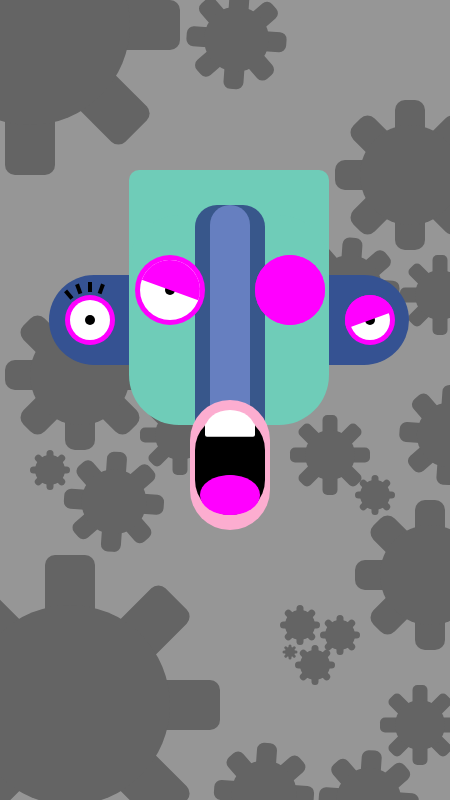
Frame 1 (no input)
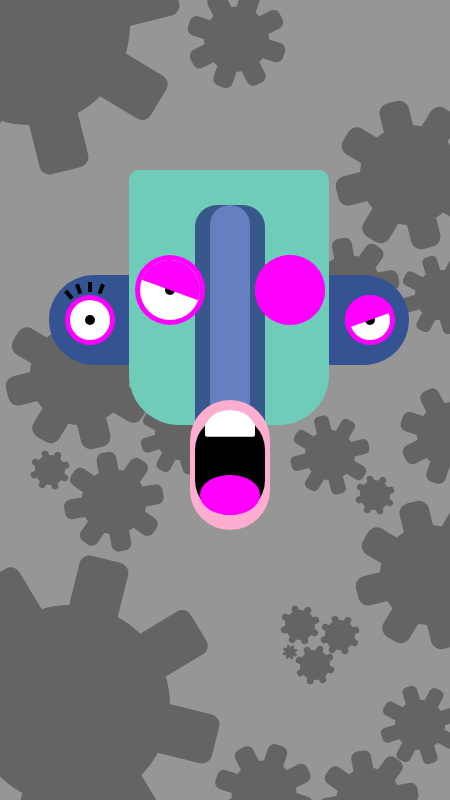
Frame 60 (no input)
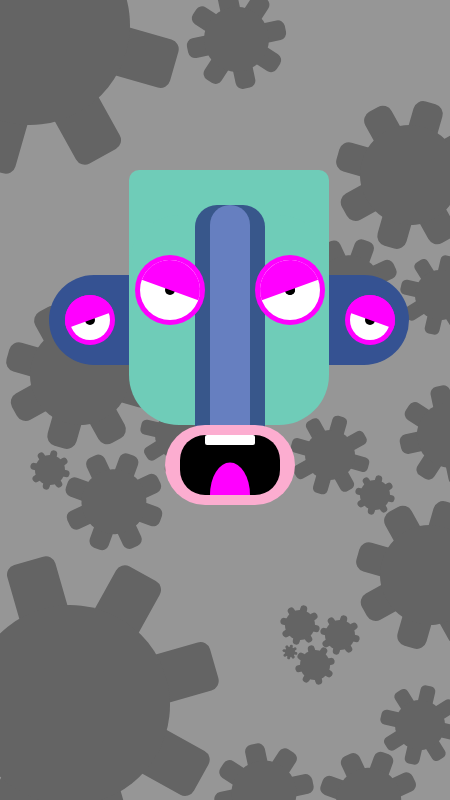
Frame 120 (the mouse pressed at the canvas centre since frame 60)

The p5.js sketch that drew these frames (run headless with seeded random() and noise() and a simulated clock; from frame 60 on, the mouse is pressed at the canvas centre):

// p5.js sketch
// ── sketch.js
let angle = 0;
let dice;
let block;
let mouth;
let chip;
let dale;

function setup() {
  createCanvas(450, 800);
  noStroke();

  angleMode(DEGREES);
  dice = Math.floor(random(0, 4));
  block = Math.floor(random(0, 4));
  mouth = Math.floor(random(0, 5));
  chip = Math.floor(random(0, 3));
  dale = Math.floor(random(0, 3));
}

function draw() {
  background(150);

  //FORGOT TO USE THE GOOD RATIO
  translate(30, 125);

  //BIG GEAR LEFT
  push();
  fill(100);
  rectMode(CENTER);
  translate(0, -100);
  rotate(-angle);
  rect(0, 0, 300, 50, 10);
  rotate(45);
  rect(0, 0, 300, 50, 10);
  rotate(45);
  rect(0, 0, 300, 50, 10);
  rotate(45);
  rect(0, 0, 300, 50, 10);
  circle(0, 0, 200);
  pop();

  //SMALL GEAR UP LEFT
  push();
  fill(100);
  rotate(4);
  rectMode(CENTER);
  translate(200, -100);
  rotate(angle);
  rect(0, 0, 100, 20, 7);
  rotate(45);
  rect(0, 0, 100, 20, 7);
  rotate(45);
  rect(0, 0, 100, 20, 7);
  rotate(45);
  rect(0, 0, 100, 20, 7);
  circle(0, 0, 65);
  pop();

  //BIG GEAR MIDDLE
  push();
  fill(100);
  rectMode(CENTER);
  translate(50, 250);
  rotate(-angle);
  rect(0, 0, 150, 30, 10);
  rotate(45);
  rect(0, 0, 150, 30, 10);
  rotate(45);
  rect(0, 0, 150, 30, 10);
  rotate(45);
  rect(0, 0, 150, 30, 10);
  circle(0, 0, 100);
  pop();

  //SMALL GEAR MIDDLE
  push();
  fill(100);
  rotate(4);
  rectMode(CENTER);
  translate(110, 370);
  rotate(-angle);
  rect(0, 0, 100, 20, 7);
  rotate(45);
  rect(0, 0, 100, 20, 7);
  rotate(45);
  rect(0, 0, 100, 20, 7);
  rotate(45);
  rect(0, 0, 100, 20, 7);
  circle(0, 0, 65);
  pop();

  //SMALLEST GEAR MIDDLE
  push();
  fill(100);
  rectMode(CENTER);
  translate(150, 310);
  rotate(2 * angle);
  rect(0, 0, 80, 15, 5);
  rotate(45);
  rect(0, 0, 80, 15, 5);
  rotate(45);
  rect(0, 0, 80, 15, 5);
  rotate(45);
  rect(0, 0, 80, 15, 5);
  circle(0, 0, 50);
  pop();

  //MINI GEAR MIDDLE
  push();
  fill(100);
  rectMode(CENTER);
  translate(20, 345);
  rotate(2 * angle);
  rect(0, 0, 40, 7, 7);
  rotate(45);
  rect(0, 0, 40, 7, 7);
  rotate(45);
  rect(0, 0, 40, 7, 7);
  rotate(45);
  rect(0, 0, 40, 7, 7);
  circle(0, 0, 30);
  pop();

  //BIG GEAR UP RIGHT
  push();
  fill(100);
  rectMode(CENTER);
  translate(380, 50);
  rotate(-angle);
  rect(0, 0, 150, 30, 10);
  rotate(45);
  rect(0, 0, 150, 30, 10);
  rotate(45);
  rect(0, 0, 150, 30, 10);
  rotate(45);
  rect(0, 0, 150, 30, 10);
  circle(0, 0, 100);
  pop();

  //SMALL GEAR UP RIGHT
  push();
  fill(100);
  rotate(4);
  rectMode(CENTER);
  translate(330, 140);
  rotate(-angle);
  rect(0, 0, 100, 20, 7);
  rotate(45);
  rect(0, 0, 100, 20, 7);
  rotate(45);
  rect(0, 0, 100, 20, 7);
  rotate(45);
  rect(0, 0, 100, 20, 7);
  circle(0, 0, 65);
  pop();

  //SMALLEST GEAR UP RIGHT
  push();
  fill(100);
  rectMode(CENTER);
  translate(410, 170);
  rotate(2 * angle);
  rect(0, 0, 80, 15, 5);
  rotate(45);
  rect(0, 0, 80, 15, 5);
  rotate(45);
  rect(0, 0, 80, 15, 5);
  rotate(45);
  rect(0, 0, 80, 15, 5);
  circle(0, 0, 50);
  pop();

  //SMALLEST GEAR MIDDLE RIGHT
  push();
  fill(100);
  rectMode(CENTER);
  translate(300, 330);
  rotate(-angle);
  rect(0, 0, 80, 15, 5);
  rotate(45);
  rect(0, 0, 80, 15, 5);
  rotate(45);
  rect(0, 0, 80, 15, 5);
  rotate(45);
  rect(0, 0, 80, 15, 5);
  circle(0, 0, 50);
  pop();

  //MINI GEAR MIDDLE RIGHT
  push();
  fill(100);
  rectMode(CENTER);
  translate(345, 370);
  rotate(2 * angle);
  rect(0, 0, 40, 7, 7);
  rotate(45);
  rect(0, 0, 40, 7, 7);
  rotate(45);
  rect(0, 0, 40, 7, 7);
  rotate(45);
  rect(0, 0, 40, 7, 7);
  circle(0, 0, 30);
  pop();

  //BIG GEAR DOWN RIGHT
  push();
  fill(100);
  rectMode(CENTER);
  translate(400, 450);
  rotate(-angle);
  rect(0, 0, 150, 30, 10);
  rotate(45);
  rect(0, 0, 150, 30, 10);
  rotate(45);
  rect(0, 0, 150, 30, 10);
  rotate(45);
  rect(0, 0, 150, 30, 10);
  circle(0, 0, 100);
  pop();

  //SMALL GEAR DOWN RIGHT
  push();
  fill(100);
  rotate(4);
  rectMode(CENTER);
  translate(440, 280);
  rotate(angle);
  rect(0, 0, 100, 20, 7);
  rotate(45);
  rect(0, 0, 100, 20, 7);
  rotate(45);
  rect(0, 0, 100, 20, 7);
  rotate(45);
  rect(0, 0, 100, 20, 7);
  circle(0, 0, 65);
  pop();

  //BIG GEAR LEFT DOWN
  push();
  fill(100);
  rectMode(CENTER);
  translate(40, 580);
  rotate(angle);
  rect(0, 0, 300, 50, 10);
  rotate(45);
  rect(0, 0, 300, 50, 10);
  rotate(45);
  rect(0, 0, 300, 50, 10);
  rotate(45);
  rect(0, 0, 300, 50, 10);
  circle(0, 0, 200);
  pop();

  //SMALL GEAR DOWN MIDDLE
  push();
  fill(100);
  rotate(4);
  rectMode(CENTER);
  translate(280, 650);
  rotate(angle);
  rect(0, 0, 100, 20, 7);
  rotate(45);
  rect(0, 0, 100, 20, 7);
  rotate(45);
  rect(0, 0, 100, 20, 7);
  rotate(45);
  rect(0, 0, 100, 20, 7);
  circle(0, 0, 65);
  pop();

  //MINI GEAR MIDDLE DOWN
  push();
  fill(100);
  rectMode(CENTER);
  translate(270, 500);
  rotate(2 * angle);
  rect(0, 0, 40, 7, 7);
  rotate(45);
  rect(0, 0, 40, 7, 7);
  rotate(45);
  rect(0, 0, 40, 7, 7);
  rotate(45);
  rect(0, 0, 40, 7, 7);
  circle(0, 0, 30);
  pop();

  //MINI GEAR MIDDLE DOWN DOWN
  push();
  fill(100);
  rectMode(CENTER);
  translate(285, 540);
  rotate(-2 * angle);
  rect(0, 0, 40, 7, 7);
  rotate(45);
  rect(0, 0, 40, 7, 7);
  rotate(45);
  rect(0, 0, 40, 7, 7);
  rotate(45);
  rect(0, 0, 40, 7, 7);
  circle(0, 0, 30);
  pop();

  //MINI GEAR MIDDLE DOWN DOWN
  push();
  fill(100);
  rectMode(CENTER);
  translate(310, 510);
  rotate(2 * angle);
  rect(0, 0, 40, 7, 7);
  rotate(45);
  rect(0, 0, 40, 7, 7);
  rotate(45);
  rect(0, 0, 40, 7, 7);
  rotate(45);
  rect(0, 0, 40, 7, 7);
  circle(0, 0, 30);
  pop();

  //MINI MINI GEAR MIDDLE DOWN DOWN
  push();
  fill(100);
  rectMode(CENTER);
  translate(260, 527);
  rotate(2 * angle);
  rect(0, 0, 15, 3, 2);
  rotate(45);
  rect(0, 0, 15, 3, 2);
  rotate(45);
  rect(0, 0, 15, 3, 2);
  rotate(45);
  rect(0, 0, 15, 3, 2);
  circle(0, 0, 10);
  pop();

  //SMALLEST GEAR DOWN RIGHT
  push();
  fill(100);
  rectMode(CENTER);
  translate(390, 600);
  rotate(2 * angle);
  rect(0, 0, 80, 15, 5);
  rotate(45);
  rect(0, 0, 80, 15, 5);
  rotate(45);
  rect(0, 0, 80, 15, 5);
  rotate(45);
  rect(0, 0, 80, 15, 5);
  circle(0, 0, 50);
  pop();

  //SMALL GEAR DOWN DOWN RIGHT
  push();
  fill(100);
  rotate(4);
  rectMode(CENTER);
  translate(385, 650);
  rotate(-angle);
  rect(0, 0, 100, 20, 7);
  rotate(45);
  rect(0, 0, 100, 20, 7);
  rotate(45);
  rect(0, 0, 100, 20, 7);
  rotate(45);
  rect(0, 0, 100, 20, 7);
  circle(0, 0, 65);
  pop();

  angle += 1;

  /////////////////////////////////

  //LINE UNDER
  fill(53, 82, 146);
  rect(19, 150, 360, 90, 70);

  //FACE
  fill(111, 204, 184);
  rect(99, 45, 200, 210, 10);
  rect(99, 90, 200, 210, 50);

  /////////////////////////////////

  //EYE LEFT LEFT
  push();
  rectMode(CENTER);
  fill(255, 0, 255);
  circle(60, 195, 50);
  fill(255);
  circle(60, 195, 40);
  fill(0);
  circle(60, 195, 10);
  pop();

  switch (dale) {
    case 0:
      //EYELID RIGHT RIGHT MAD
      fill(255, 0, 255);
      arc(60, 195, 50, 50, -160, 20);
      break;
    case 1:
      //EYELID RIGHT RIGHT SLEEPY
      fill(255, 0, 255);
      arc(60, 195, 50, 50, 160, -20);
      break;
    case 2:
      //EYELID RIGHT RIGHT OPEN
      noFill();
      circle(60, 165, 70);
      //EYELASHES LEFT LEFT
      push();
      translate(60, 195);
      rectMode(CENTER);
      fill(0);
      rect(0, -33, 4, 10);
      rotate(20);
      rect(0, -33, 4, 10);
      rotate(-40);
      rect(0, -33, 4, 10);
      rotate(-20);
      rect(0, -33, 4, 10);
      pop();
      break;
  }

  //////////////////////////////////////////////////
  //EYE RIGHT RIGHT
  push();
  rectMode(CENTER);
  fill(255, 0, 255);
  circle(340, 195, 50);
  fill(255);
  circle(340, 195, 40);
  fill(0);
  circle(340, 195, 10);
  pop();

  switch (chip) {
    case 0:
      //EYELID RIGHT RIGHT SLEEPY
      fill(255, 0, 255);
      arc(340, 195, 50, 50, -160, 20);
      break;
    case 1:
      //EYELID RIGHT RIGHT MAD
      fill(255, 0, 255);
      arc(340, 195, 50, 50, 160, -20);
      break;
    case 2:
      //EYELID RIGHT RIGHT OPEN
      noFill();
      circle(260, 165, 70);
      //EYELASHES RIGHT RIGHT
      push();
      translate(340, 195);
      rectMode(CENTER);
      fill(0);
      rect(0, -33, 4, 10);
      rotate(20);
      rect(0, -33, 4, 10);
      rotate(20);
      rect(0, -33, 4, 10);
      rotate(-60);
      rect(0, -33, 4, 10);
      pop();
      break;
  }

  ///////////////////////////////////////

  //LONG NOSE
  push();
  translate(200, 230);
  rectMode(CENTER);
  fill(56, 87, 139);
  rect(0, -10, 70, 280, 22);
  fill(102, 127, 192);
  rect(0, -10, 40, 280, 20);
  pop();

  ////////////////////////////////////
  //EYE LEFT
  push();
  rectMode(CENTER);
  fill(255, 0, 255);
  circle(140, 165, 70);
  fill(255);
  circle(140, 165, 60);
  fill(0);
  circle(140, 165, 10);

  switch (block) {
    case 0:
      //EYELID LEFT SLEEPY
      fill(255, 0, 255);
      arc(140, 165, 60, 60, -160, 20);
      break;
    case 1:
      //EYELID LEFT MAD
      fill(255, 0, 255);
      arc(140, 165, 60, 60, 160, -20);
      break;
    case 2:
      //EYELID LEFT OPEN
      noFill();
      circle(260, 165, 70);
      break;
    case 3:
      //EYELID LEFT CLOSED
      fill(255, 0, 255);
      circle(140, 165, 70);
      break;
  }

  pop();

  //EYE RIGHT
  push();
  rectMode(CENTER);
  fill(255, 0, 255);
  circle(260, 165, 70);
  fill(255);
  circle(260, 165, 60);
  fill(0);
  circle(260, 165, 10);
  fill(0);
  circle(260, 165, 10);

  switch (dice) {
    case 0:
      //EYELID RIGHT SLEEPY
      fill(255, 0, 255);
      arc(260, 165, 60, 60, -160, 20);
      break;
    case 1:
      //EYELID RIGHT MAD
      fill(255, 0, 255);
      arc(260, 165, 60, 60, 160, -20);
      break;
    case 2:
      //EYELID RIGHT CLOSED
      fill(255, 0, 255);
      circle(260, 165, 70);
      break;
    //EYELID RIGHT OPEN
    case 3:
      noFill();
      circle(260, 165, 70);
      break;
  }

  pop();

  //////////////////////////////////////

  switch (mouth) {
    case 0:
      //MOUTH OPEN
      push();
      rectMode(CENTER);
      fill(252, 173, 208);
      rect(200, 340, 130, 80, 40);
      fill(0);
      rect(200, 340, 100, 60, 25);
      //TONGUE
      fill(255, 0, 255);
      arc(200, 370, 40, 65, 180, 0);
      //TEETH
      fill(255);
      rect(200, 315, 50, 10, 2);
      pop();
      break;

    case 1:
      //MOUTH SMILING
      push();
      rectMode(CENTER);
      //CENTER PINK
      fill(252, 173, 208);
      rect(200, 340, 130, 80, 40);
      translate(200, 340);
      fill(252, 173, 208);
      rotate(40);
      rect(-35, 20, 100, 80, 40);
      fill(0);
      rect(-35, 20, 80, 70, 40);
      pop();
      push();
      translate(200, 340);
      rectMode(CENTER);
      fill(252, 173, 208);
      rotate(-40);
      rect(35, 20, 100, 80, 40);
      fill(0);
      rect(35, 20, 80, 70, 40);
      pop();
      push();
      fill(0);
      rectMode(CENTER);
      rect(200, 340, 130, 65, 40);
      //TONGUE
      fill(255, 0, 255);
      arc(200, 372.5, 70, 65, 180, 0);
      //TEETH
      fill(255);
      rect(200, 312.5, 30, 10, 1);
      pop();
      break;

    case 2:
      //MOUTH FROWNING
      push();
      rectMode(CENTER);
      //CENTER PINK
      fill(252, 173, 208);
      rect(200, 340, 130, 80, 40);
      //LEFT PINK AND BLACK
      translate(200, 340);
      fill(252, 173, 208);
      rotate(-40);
      rect(-45, -30, 100, 60, 40);
      fill(0);
      rect(-45, -30, 80, 50, 40);
      pop();
      //RIGHT PINK AND BLACK
      push();
      translate(200, 340);
      rectMode(CENTER);
      fill(252, 173, 208);
      rotate(40);
      rect(45, -30, 100, 60, 40);
      fill(0);
      rect(45, -30, 80, 50, 40);
      pop();
      //CENTER BLACK
      push();
      fill(0);
      rectMode(CENTER);
      rect(200, 340, 130, 65, 40);
      //TONGUE
      fill(255, 0, 255);
      arc(200, 372.5, 90, 40, 180, 0);
      //TEETH
      fill(255);
      rect(200, 312.5, 30, 10, 1);
      pop();
      break;

    case 3:
      //MOUTH IN SHOCK
      push();
      rectMode(CENTER);
      fill(252, 173, 208);
      rect(200, 340, 80, 130, 40);
      fill(0);
      rect(200, 340, 70, 100, 40);
      //TEETH
      fill(255);
      rect(200, 305, 50, 13.5, 2);
      arc(200, 305, 50, 40, 180, 0);
      //TONGUE
      fill(255, 0, 255);
      circle(200, 370, 40);
      ellipse(200, 370, 60, 40);
      pop();
      break;

    case 4:
      //MOUTH CLOSED
      push();
      rectMode(CENTER);
      fill(252, 173, 208);
      rect(200, 330, 130, 60, 30);
      fill(255, 0, 255);
      rect(200, 330, 130, 2, 3);
      pop();
      break;
  }
}

function mousePressed() {
  // Regenerate random values for a new mask
  dice = Math.floor(random(0, 4));
  block = Math.floor(random(0, 4));
  mouth = Math.floor(random(0, 5));
  chip = Math.floor(random(0, 3));
  dale = Math.floor(random(0, 3));
}
